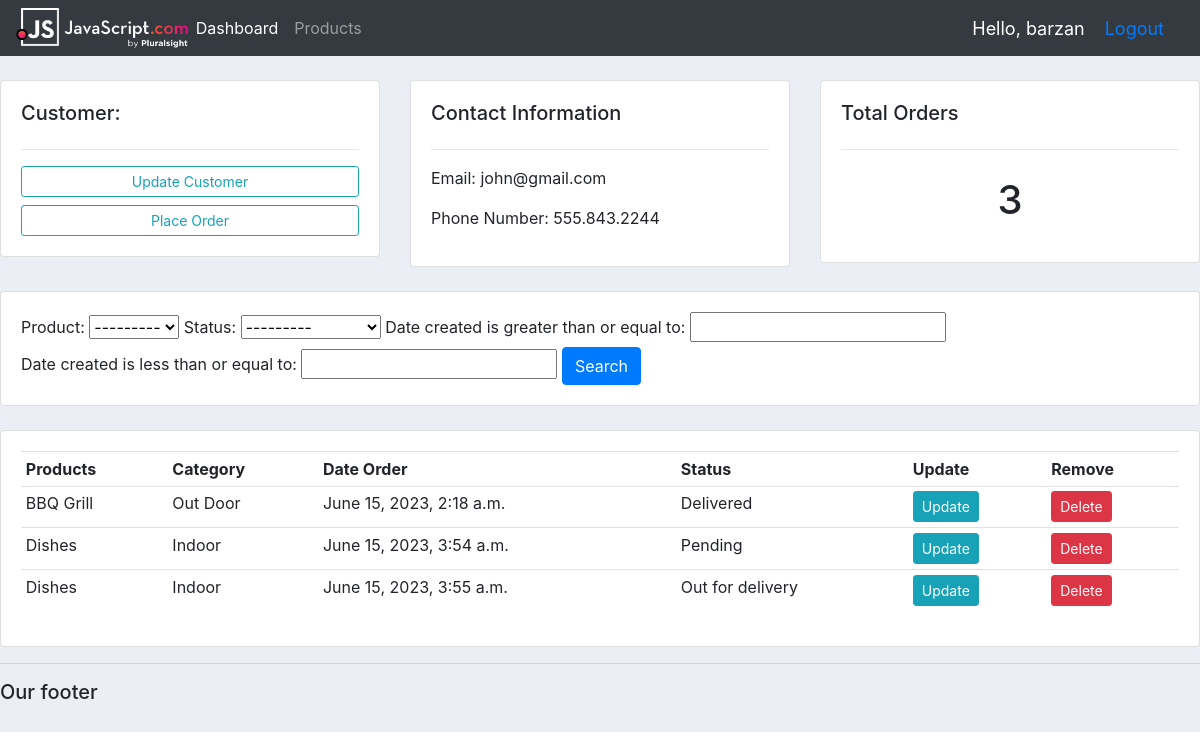
The page /customer/2/ (signed in) on the database its author committed.
### accounts/models.py (models this page shows, shortened)
class Customer(models.Model):
    user = models.OneToOneField(User, null=True, blank=True, on_delete=models.CASCADE)
    name = models.CharField(max_length=200, null=True)
    phone = models.CharField(max_length=200, null=True)
    email = models.CharField(max_length=200, null=True)
    profile_pic = models.ImageField(default="profile.png" ,null=True, blank=True)
    date_created = models.DateTimeField(auto_now_add=True, null=True)

class Order(models.Model):
    STATUC = (
        ('Pending' , 'Pending'),
        ('Out for delivery', 'Out for delivery'),
        ('Delivered', 'Delivered'),
    )
    customer =  models.ForeignKey(Customer, null=True, on_delete=models.SET_NULL)
    product  = models.ForeignKey(Product, null=True, on_delete=models.SET_NULL)
    date_created = models.DateTimeField(auto_now_add=True, null=True)
    status = models.CharField(max_length=200, null=True, choices=STATUC)

class Product(models.Model):
    CATEGORY = (
        ('Indoor', 'Indoor'),
        ('Out Door', 'Out Door'),
    )
    name = models.CharField(max_length=200, null=True)
    price = models.FloatField(null=True)
    category = models.CharField(max_length=200, null=True, choices=CATEGORY)
    description = models.CharField(max_length=200, null=True, blank=True)
    date_created = models.DateTimeField(auto_now_add=True, null=True)
    tags = models.ManyToManyField(Tag)
    def __str__(self):
        return self.name

### accounts/decorators.py (the view)
        def wrapper_func(request, *args, **kwargs):
            group = None
            if request.user.groups.exists():
                group = request.user.groups.all()[0].name
                if group in allowed_roles:
                    return view_func(request, *args, **kwargs)
                else:
                    return HttpResponse('You are not authorized to view this page')

### accounts/views.py (called while the page is built)
@login_required(login_url='login')
@allowed_users(allowed_roles=['admin'])
def customer(request, pk_test):
    customer = Customer.objects.get(id=pk_test)
    orders = customer.order_set.all()
    order_count = orders.count()
    myFilter = OrderFilter(request.GET, queryset=orders)
    orders = myFilter.qs
    context = {'customer' : customer, 'orders' : orders, 'order_count' : order_count, 'myFilter' : myFilter}
    return render(request, 'accounts/customer.html', context)

### accounts/templates/accounts/customer.html
{% extends 'accounts/main.html' %}
{% block content %}
<br>
<div class="row">
    <div class="col-md">
        <div class="card card-body">
            <h5>Customer:</h5>
            <hr>
            <a href="" class="btn btn-outline-info btn-sm btn-block">Update Customer</a>
            <a href="{% url 'create_order' customer.id %}" class="btn btn-outline-info btn-sm btn-block">Place Order</a>
        </div>
    </div>
    <div class="col-md">
        <div class="card card-body">
            <h5>Contact Information</h5>
            <hr>
            <p>Email: {{customer.email}} </p>
            <p>Phone Number: {{customer.phone}} </p>
        </div>
    </div>
    <div class="col-md">
        <div class="card card-body">
            <h5>Total Orders</h5>
            <hr>
            <h1 style="text-align: center;padding: 10px;">{{order_count}}</h1>
        </div>
    </div>
</div>
<br>
<div class="row">
    <div class="col">
        <div class="card card-body">
            <form method="get">
                {{myFilter.form}}
                <button class="btn btn-primary" type="submit">Search</button>
            </form>
        </div>
    </div>
</div>
<br>
<div class="row">
    <div class="col-md">
        <div class="card card-body">
            <table class="table table-sm">
                <tr>
                    <th>Products</th>
                    <th>Category</th>
                    <th>Date Order</th>
                    <th>Status</th>
                    <th>Update</th>
                    <th>Remove</th>
                </tr>
                {% for order in orders %}
                <tr>
                    <td>{{order.product}}</td>
                    <td>{{order.product.category}}</td>
                    <td>{{order.date_created}}</td>
                    <td>{{order.status}}</td>
                    <td><a class="btn btn-sm btn-info" href="{% url 'update_order' order.id %}">Update</a></td>
                <td><a class="btn btn-sm btn-danger" href="{% url 'delete_order' order.id %}">Delete</a></td>
                </tr>
                {% endfor %}
            </table>
        </div>
    </div>
</div>
{% endblock %}

### accounts/templates/accounts/navbar.html (shortened to what this page needs)
{% load static %}
<nav class="navbar navbar-expand-lg navbar-dark bg-dark">
    <img src="{% static '/images/logo.png' %}" height="40px" alt="">
    <div class="collapse navbar-collapse" id="navbarNav">
      <ul class="navbar-nav">
        {% if request.user.is_staff %}
        <li class="nav-item active">
          <a class="nav-link" href="{% url 'home' %}">Dashboard</a>
        </li>
        <li class="nav-item">
          <a class="nav-link" href="{% url 'products' %}">Products</a>
        </li>
        {% else %}
        <li class="nav-item">
          <a class="nav-link" href="{% url 'settings' %}">Settings</a>
        </li>
        {% endif %}
      </ul>
    </div>
    <span class="hello-msg">Hello, {{request.user}}</span>
    <span class="hello-msg"><a href="{% url 'logout' %}">Logout</a></span>
  </nav>

### static/css/main.css (style rules this page uses)
body { background-color: #ebeff5; }

### accounts/templates/accounts/navbar.html (style rules this page uses)
.hello-msg { font-size: 18px; color: #fff; margin-right: 20px; }

### rows shown on the page
Customer: email "john@gmail.com", phone "555.843.2244"
Order: product "BBQ Grill", product.category "Out Door", date_created "June 15, 2023, 2:18 a.m.", status "Delivered"
Order: product "Dishes", product.category "Indoor", date_created "June 15, 2023, 3:54 a.m.", status "Pending"
Order: product "Dishes", product.category "Indoor", date_created "June 15, 2023, 3:55 a.m.", status "Out for delivery"

### other values the page prints
{{ request.user }} "barzan"
{{ order_count }} "3"
